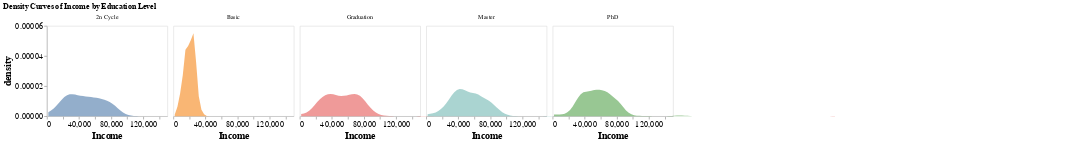

The notebook cell saved with this chart:
### Code cell
density_chart = alt.Chart(df).transform_density(
    density='Income',
    groupby=['Education'],
    as_=['Income', 'density'],
    
).mark_area(opacity=0.6).encode(
    x=alt.X('Income:Q', scale=alt.Scale(domain=[0, 150000])),
    y='density:Q',
    color=alt.Color('Education:N', legend=None)
).properties(
    width=200,
    height=150
).facet(
    facet=alt.Facet('Education:N', title=None)
).properties(
    title='Density Curves of Income by Education Level',
    bounds="flush"
).configure_facet(
    spacing=10  # Adjust spacing between facets
).configure_axis(
    labelFontSize=14,  # Increase the font size for axis labels
    titleFontSize=16,  # Increase the font size for axis titles
    grid=False
).configure_legend(
    titleFontSize=14,
    labelFontSize=12
)

density_chart.show()

### Figure 1 — Vega-Lite specification as saved in the notebook (floating-point values rounded to 4 significant figures; data arrays with more than 128 entries replaced by an {"elided": "..."} marker saying what was removed)
{"config": {"view": {"continuousWidth": 300, "continuousHeight": 300}, "axis": {"grid": false, "labelFontSize": 14, "titleFontSize": 16}, "facet": {"spacing": 10}, "legend": {"labelFontSize": 12, "titleFontSize": 14}}, "data": {"name": "data-ea552ced4cfac3bf6a721ff2a22379a2"}, "facet": {"field": "Education", "title": null, "type": "nominal"}, "spec": {"mark": {"type": "area", "opacity": 0.6}, "encoding": {"color": {"field": "Education", "legend": null, "type": "nominal"}, "x": {"field": "Income", "scale": {"domain": [0, 150000]}, "type": "quantitative"}, "y": {"field": "density", "type": "quantitative"}}, "height": 150, "transform": [{"density": "Income", "groupby": ["Education"], "as": ["Income", "density"]}], "width": 200}, "bounds": "flush", "title": "Density Curves of Income by Education Level", "$schema": "https://vega.github.io/schema/vega-lite/v5.17.0.json", "datasets": {"data-ea552ced4cfac3bf6a721ff2a22379a2": {"elided": "2240 records"}}}
